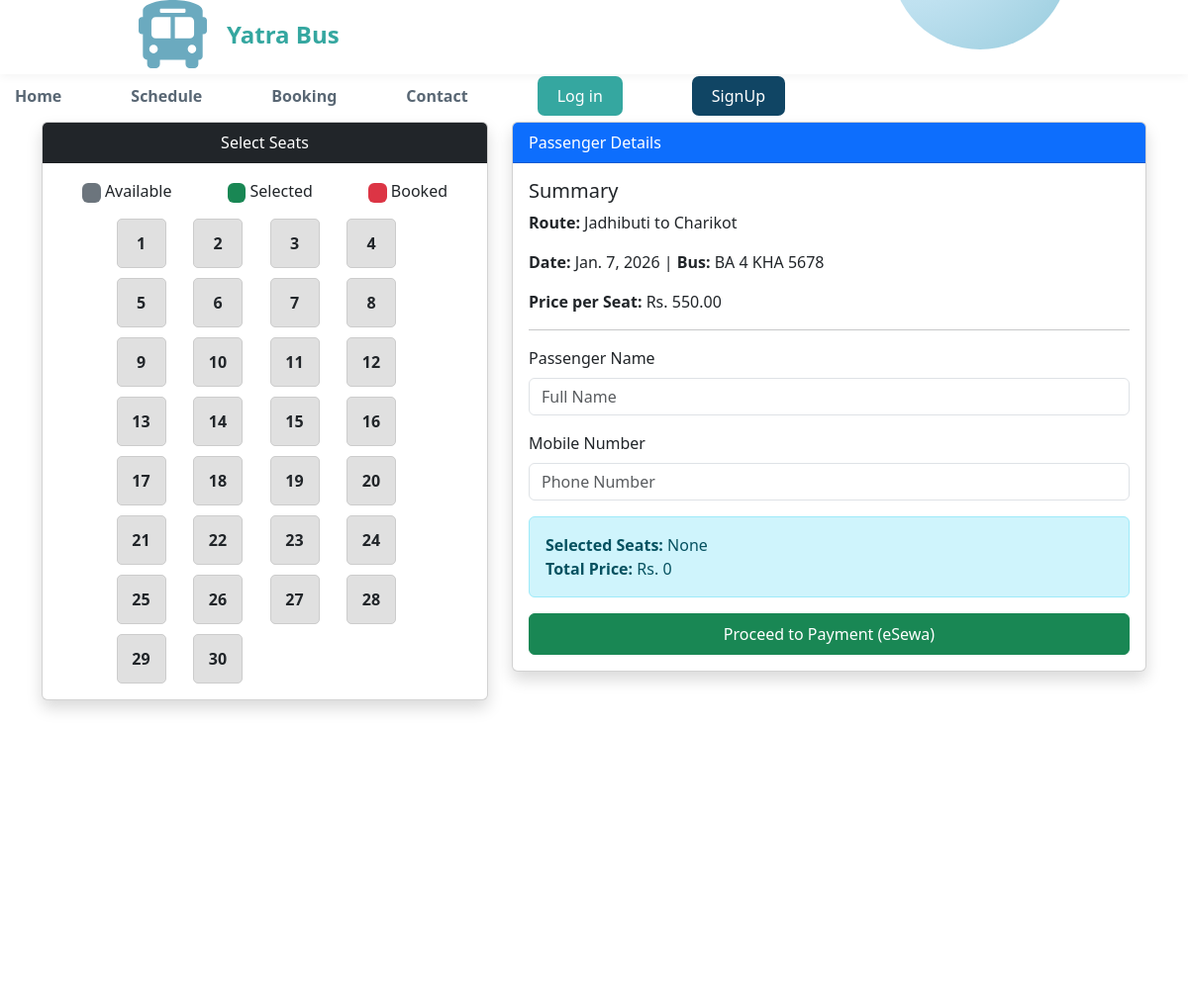
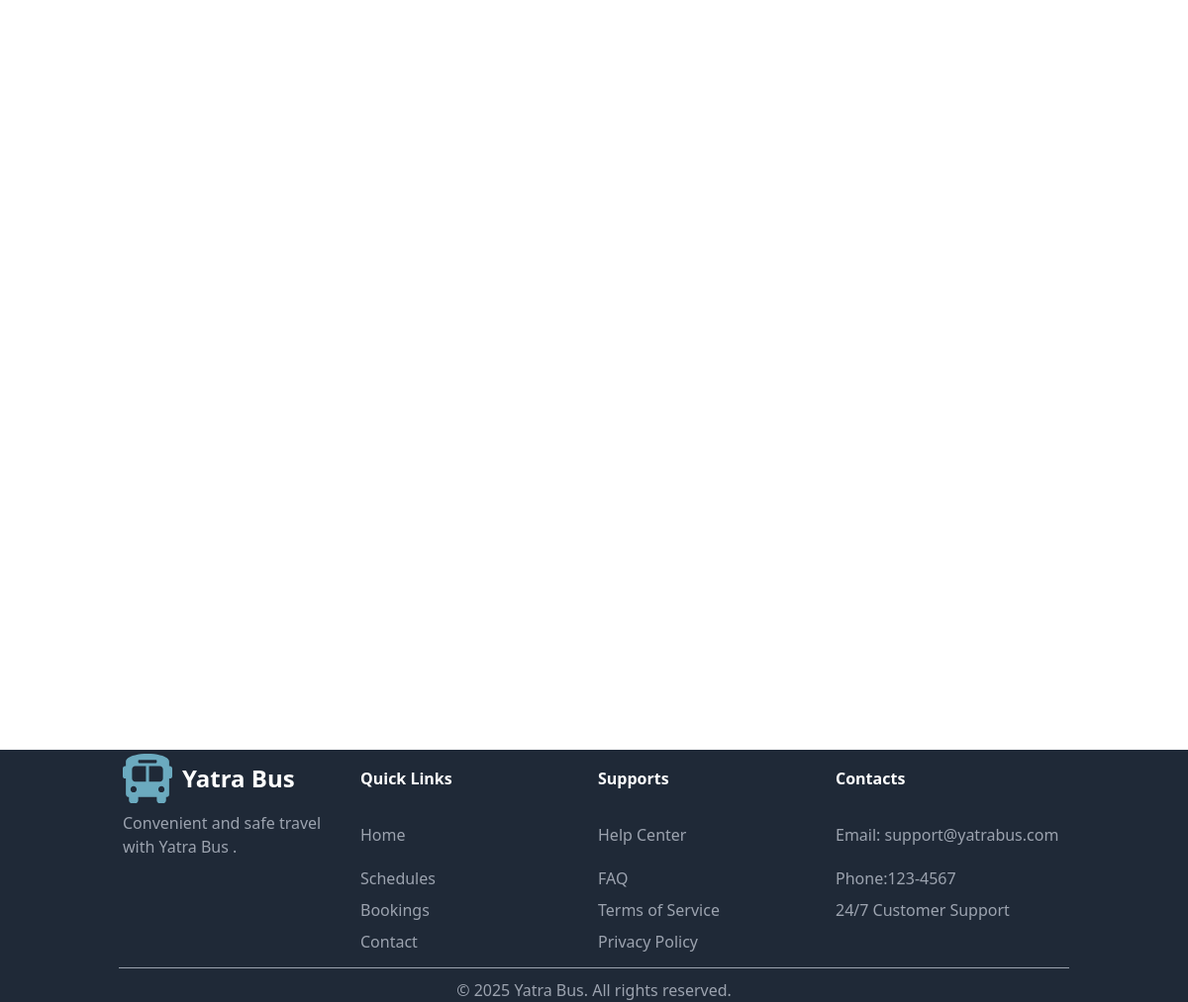
The page /booking/book/3/1/5/ on the database its author committed (2 pictures, top to bottom).
### booking/models.py (models this page shows, shortened)
class Station(models.Model):
    name = models.CharField(max_length=100)
    code = models.CharField(max_length=10, unique=True, help_text="Short code e.g., KOT for Koteshwor")
    address = models.CharField(max_length=200, blank=True, null=True)

class Trip(models.Model):
    bus = models.ForeignKey(Bus, on_delete=models.CASCADE)
    route = models.ForeignKey(Route, on_delete=models.CASCADE)
    date = models.DateField()
    departure_time = models.TimeField()
    arrival_time = models.TimeField()
    status = models.CharField(max_length=20, choices=[('SCHEDULED', 'Scheduled'), ('COMPLETED', 'Completed'), ('CANCELLED', 'Cancelled')], default='SCHEDULED')

class Bus(models.Model):
    BUS_TYPES = (
        ('AC', 'AC Bus'),
        ('DELUXE', 'Deluxe'),
        ('NORMAL', 'Normal'),
    )
    plate_number = models.CharField(max_length=20, unique=True)
    bus_type = models.CharField(max_length=10, choices=BUS_TYPES, default='NORMAL')
    total_seats = models.PositiveIntegerField(default=30)
    operator_name = models.CharField(max_length=100, blank=True, help_text="Name of the bus owner/operator")

### booking/views.py (the view)
# urls.py: path('book/<int:trip_id>/<int:source_id>/<int:dest_id>/', views.book_seat, name='book_seat'),
def book_seat(request, trip_id, source_id, dest_id):
    trip = get_object_or_404(Trip, id=trip_id)
    source = get_object_or_404(Station, id=source_id)
    dest = get_object_or_404(Station, id=dest_id)
    start_node = RouteStation.objects.get(route=trip.route, station=source)
    end_node = RouteStation.objects.get(route=trip.route, station=dest)
    per_seat_price = end_node.price_from_start - start_node.price_from_start
    existing_bookings = Booking.objects.filter(trip=trip, status__in=['CONFIRMED', 'PENDING'])
    booked_seats = []
    for b in existing_bookings:
        seats = b.seat_numbers.split(',')
        booked_seats.extend(seats)
    if request.method == "POST":
        form = PassengerForm(request.POST)
        if form.is_valid():
            selected_seats = form.cleaned_data['seat_numbers']
            seat_count = len(selected_seats.split(',')) if selected_seats else 0
            if seat_count == 0:
                messages.error(request, "Please select at least one seat.")
                return redirect(request.path)
            total_price = per_seat_price * seat_count
            booking = Booking.objects.create(
                user=request.user if request.user.is_authenticated else None,
                trip=trip,
                source_station=source,
                dest_station=dest,
                passenger_name=form.cleaned_data['passenger_name'],
                passenger_phone=form.cleaned_data['passenger_phone'],
                seat_numbers=selected_seats,
                total_price=total_price,
                status='PENDING'
            )
            return redirect('payment_init', booking_id=booking.id)
    else:
        form = PassengerForm()
    return render(request, 'booking/seat_selection.html', {
        'trip': trip,
        'source': source,
        'dest': dest,
        'price': per_seat_price,
        'booked_seats': booked_seats,
        'total_seats': range(1, trip.bus.total_seats + 1),
        'form': form
    })

### booking/forms.py
class PassengerForm(forms.Form):
    passenger_name = forms.CharField(max_length=100, widget=forms.TextInput(attrs={'class': 'form-control', 'placeholder': 'Full Name'}))
    passenger_phone = forms.CharField(max_length=15, widget=forms.TextInput(attrs={'class': 'form-control', 'placeholder': 'Phone Number'}))
    seat_numbers = forms.CharField(widget=forms.HiddenInput())

### templates/booking/seat_selection.html (shortened to what this page needs)
{% extends "base.html" %}
{% load static %}
{% block body %}
<div class="container mt-5">
    <div class="row">
        <div class="col-md-5">
            <div class="card shadow">
                <div class="card-header bg-dark text-white text-center">
                    Select Seats
                </div>
                <div class="card-body">
                    <div class="d-flex justify-content-between mb-3 px-4">
                        <div><span class="badge bg-secondary">&nbsp;</span> Available</div>
                        <div><span class="badge bg-success">&nbsp;</span> Selected</div>
                        <div><span class="badge bg-danger">&nbsp;</span> Booked</div>
                    </div>
                    <div class="seat-grid" id="seatMap">
                        {% for i in total_seats %}
                        <div class="seat {% if i|stringformat:'i' in booked_seats %}booked{% endif %}"
                            data-seat="{{ i }}" onclick="toggleSeat(this)">
                            {{ i }}
                        </div>
                        {% endfor %}
                    </div>
                </div>
            </div>
        </div>
        <div class="col-md-7">
            <div class="card shadow">
                <div class="card-header bg-primary text-white">
                    Passenger Details
                </div>
                <div class="card-body">
                    <h5>Summary</h5>
                    <p><strong>Route:</strong> {{ source.name }} to {{ dest.name }}</p>
                    <p><strong>Date:</strong> {{ trip.date }} | <strong>Bus:</strong> {{ trip.bus.plate_number }}</p>
                    <p><strong>Price per Seat:</strong> Rs. {{ price }}</p>
                    <hr>
                    <form method="POST">
                        <div class="mb-3">
                            <label class="form-label">Passenger Name</label>
                            {{ form.passenger_name }}
                        </div>
                        <div class="mb-3">
                            <label class="form-label">Mobile Number</label>
                            {{ form.passenger_phone }}
                        </div>
                        <div class="alert alert-info">
                            <strong>Selected Seats:</strong> <span id="displaySeats">None</span><br>
                            <strong>Total Price:</strong> Rs. <span id="displayPrice">0</span>
                        </div>
                        <button type="submit" class="btn btn-success w-100 py-2">Proceed to Payment (eSewa)</button>
                    </form>
                </div>
            </div>
        </div>
    </div>
</div>
{% endblock body %}

### static/style.css (style rules this page uses)
* { margin: 0; padding: 0; }
body { background: #EBF3F5; font-family: "Inter", sans-serif, serif; position: relative; overflow: hidden; overflow-y: scroll; padding-top: 75px; }
.container { display: flex; flex-direction: column; width: 80vw; height: 100vh; margin-top: 35px; gap: 50px; }

### templates/booking/seat_selection.html (style rules this page uses)
.seat-grid { display: grid; grid-template-columns: repeat(4, 1fr); gap: 10px; max-width: 300px; margin: 0 auto; }
.seat { width: 50px; height: 50px; background-color: #e0e0e0; border: 1px solid #ccc; border-radius: 5px; display: flex; align-items: center; justify-content: center; cursor: pointer; font-weight: bold; }
.container { height: 200vh; gap: 0px; }

### rows shown on the page
Station: name "Jadhibuti"
Station: name "Charikot"
Trip: date "Jan. 7, 2026", bus.plate_number "BA 4 KHA 5678"

### other values the page prints
{{ i }} "1" "2" "3" "4" "5" "6" "7" "8" "9" "10" "11" "12" "13" "14" "15" "16" "17" "18" "19" "20" "21" "22" "23" "24" "25" "26" "27" "28" "29" "30"
{{ price }} "550.00"
